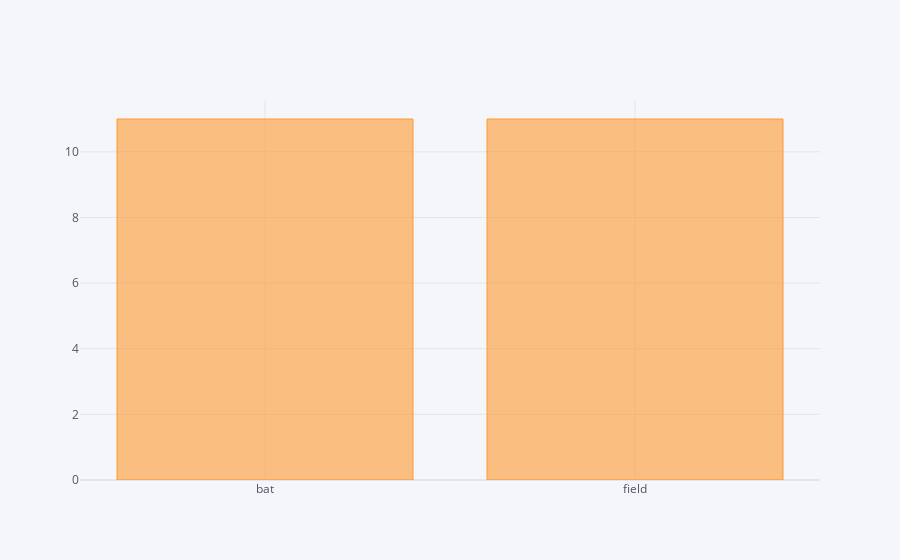

The notebook cell saved with this chart:
### Code cell
micsk.toss_decision.value_counts().iplot(kind = 'bar')

### Figure 1 — Plotly figure (JSON) as saved in the notebook; plotly's stock layout.template omitted (floating-point values rounded to 4 significant figures)
{"data": [{"marker": {"color": "rgba(255, 153, 51, 0.6)", "line": {"color": "rgba(255, 153, 51, 1.0)", "width": 1}}, "name": "toss_decision", "orientation": "v", "text": "", "type": "bar", "x": ["bat", "field"], "y": [11, 11]}], "layout": {"legend": {"bgcolor": "#F5F6F9", "font": {"color": "#4D5663"}}, "paper_bgcolor": "#F5F6F9", "plot_bgcolor": "#F5F6F9", "title": {"font": {"color": "#4D5663"}}, "xaxis": {"gridcolor": "#E1E5ED", "showgrid": true, "tickfont": {"color": "#4D5663"}, "title": {"font": {"color": "#4D5663"}, "text": ""}, "zerolinecolor": "#E1E5ED"}, "yaxis": {"gridcolor": "#E1E5ED", "showgrid": true, "tickfont": {"color": "#4D5663"}, "title": {"font": {"color": "#4D5663"}, "text": ""}, "zerolinecolor": "#E1E5ED"}}}
